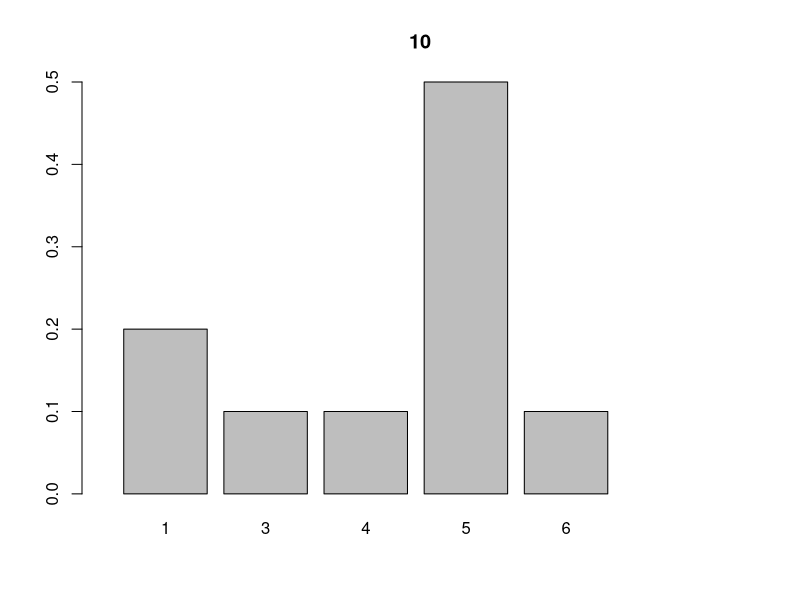

Reproduce this figure in R.
### Dice Rolling Code ###

### Modify Code Here ###
NumberOfDice <- 1
NumberOfRolls <- 10
########################

Range <- c(1:(NumberOfDice*6))

a = NULL
Total = c(0, 0, 0, 0, 0)
temp1 = NULL

for(i in 1:NumberOfDice) {

  a <- sample(1:6, NumberOfRolls, replace=TRUE)
  b <- sample(1:6, NumberOfRolls, replace=TRUE)
  c <- sample(1:6, NumberOfRolls, replace=TRUE)
  d <- sample(1:6, NumberOfRolls, replace=TRUE)
  e <- sample(1:6, NumberOfRolls, replace=TRUE)

}

RollMatrix <- data.frame(a, b, c, d, e)

for(j in 1:NumberOfDice) {

Total <- Total+RollMatrix[j]
colnames(Total)[1] <- 'Total'
}

OrderedTotals <- table(Total)
OrderedTotals2 <- (OrderedTotals/NumberOfRolls)

barplot(OrderedTotals2, width = 0.8, main= NumberOfRolls, xlim = c(0, (max(Range))))

